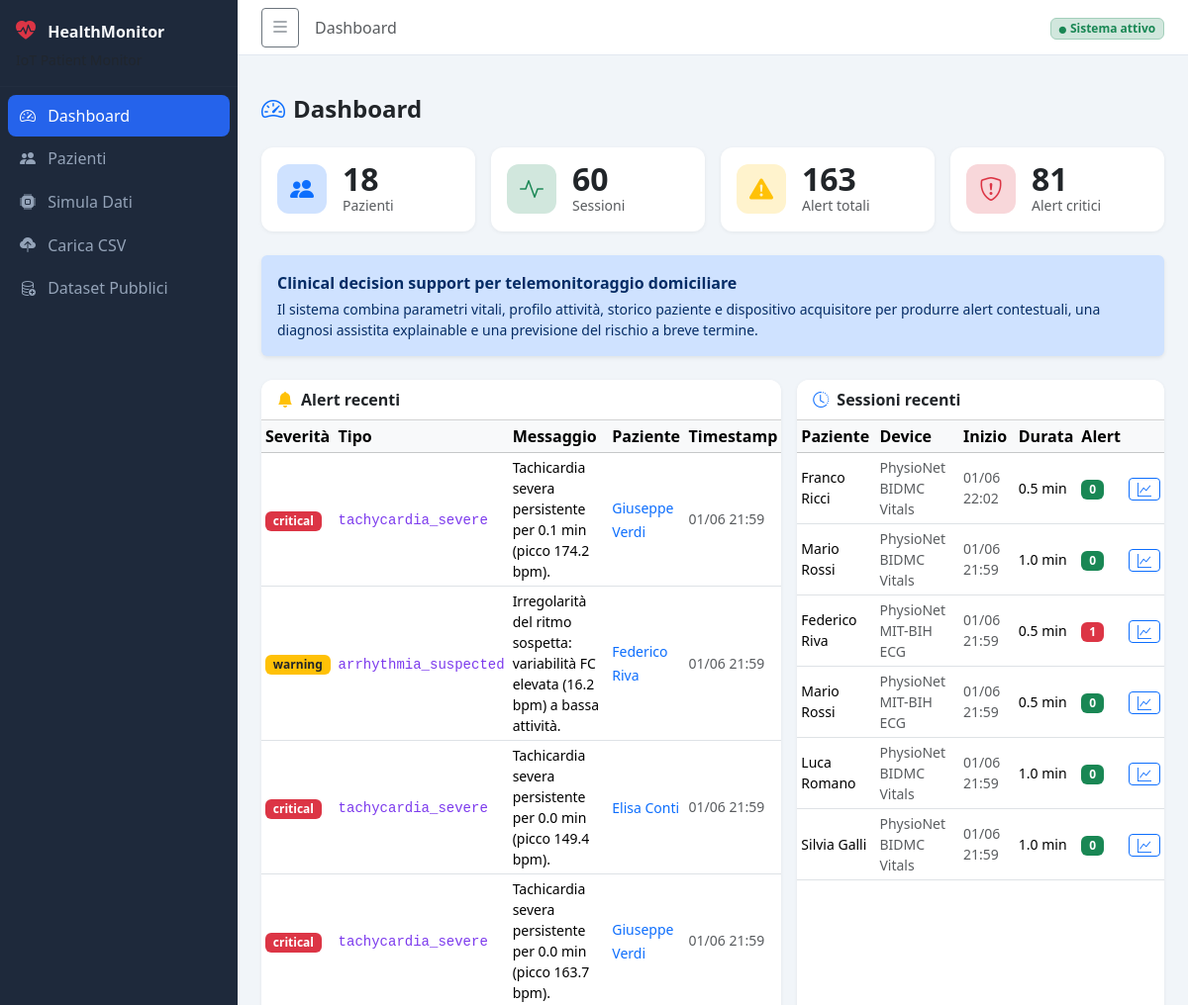
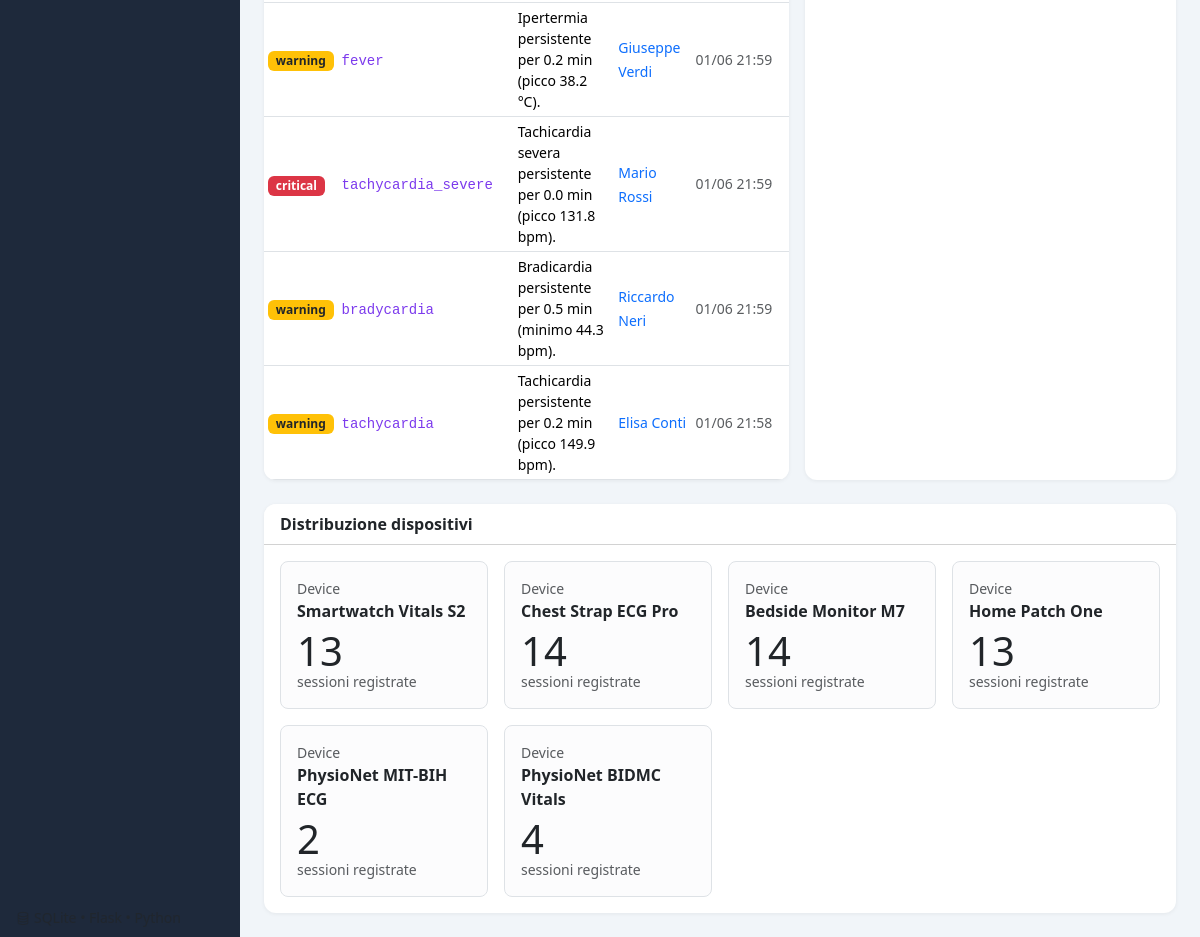
The page / on the database its author committed (2 pictures, top to bottom).
### app/models.py (models this page shows, shortened)
class Alert(db.Model):
    __tablename__ = 'alerts'
    id = db.Column(db.Integer, primary_key=True)
    measurement_id = db.Column(
        db.Integer, db.ForeignKey('measurements.id'), nullable=True
    )
    session_id = db.Column(
        db.Integer, db.ForeignKey('sessions.id'), nullable=False
    )
    timestamp = db.Column(db.DateTime, nullable=False)
    type = db.Column(db.String(50), nullable=False)
    severity = db.Column(db.String(20), nullable=False)  # 'warning' | 'critical'
    message = db.Column(db.Text)

class Patient(db.Model):
    __tablename__ = 'patients'
    id = db.Column(db.Integer, primary_key=True)
    name = db.Column(db.String(100), nullable=False)
    age = db.Column(db.Integer)
    gender = db.Column(db.String(10))
    weight_kg = db.Column(db.Float)
    height_cm = db.Column(db.Float)
    notes = db.Column(db.Text)
    created_at = db.Column(db.DateTime, default=datetime.utcnow)
    sessions = db.relationship(
        'Session', backref='patient', lazy=True, cascade='all, delete-orphan'
    )

class Session(db.Model):
    __tablename__ = 'sessions'
    id = db.Column(db.Integer, primary_key=True)
    patient_id = db.Column(
        db.Integer, db.ForeignKey('patients.id'), nullable=False
    )
    device_id = db.Column(db.String(50), default='WearableSensor-v1')
    source_type = db.Column(db.String(30), default='synthetic')
    source_name = db.Column(db.String(120))
    start_time = db.Column(db.DateTime, nullable=False, default=datetime.utcnow)
    end_time = db.Column(db.DateTime)
    notes = db.Column(db.Text)
    measurements = db.relationship(
        'Measurement', backref='session', lazy=True, cascade='all, delete-orphan'
    )
    alerts = db.relationship(
        'Alert', backref='session', lazy=True, cascade='all, delete-orphan'
    )
    ecg_samples = db.relationship(
        'ECGSample', backref='session', lazy=True, cascade='all, delete-orphan'
    )
    assessment = db.relationship(
        'SessionAssessment', backref='session', uselist=False,
        lazy=True, cascade='all, delete-orphan'
    )
    feature_snapshot = db.relationship(
        'SessionFeatureSnapshot', backref='session', uselist=False,
        lazy=True, cascade='all, delete-orphan'
    )
    forecast_snapshot = db.relationship(
        'SessionForecastSnapshot', backref='session', uselist=False,
        lazy=True, cascade='all, delete-orphan'
    )
    @property
    def duration_minutes(self):
        if self.end_time and self.start_time:
            return round((self.end_time - self.start_time).total_seconds() / 60, 1)
        return None
    @property
    def n_alerts(self):
        return len(self.alerts)

### app/routes.py (the view)
@main.route('/')
def index():
    stats = {
        'n_patients':    Patient.query.count(),
        'n_sessions':    Session.query.count(),
        'n_alerts':      Alert.query.count(),
        'n_critical':    Alert.query.filter_by(severity='critical').count(),
    }
    recent_alerts = (
        Alert.query.order_by(Alert.timestamp.desc()).limit(8).all()
    )
    recent_sessions = (
        Session.query.order_by(Session.start_time.desc()).limit(6).all()
    )
    device_usage = {}
    for session_obj in Session.query.all():
        label = get_device_label(session_obj.device_id)
        device_usage[label] = device_usage.get(label, 0) + 1
    return render_template(
        'index.html',
        **stats,
        recent_alerts=recent_alerts,
        recent_sessions=recent_sessions,
        device_usage=device_usage,
        get_device_label=get_device_label,
    )

### app/devices.py (called while the page is built)
def get_device_profile(device_key):
    return DEVICE_PROFILES.get(device_key, DEVICE_PROFILES[DEFAULT_DEVICE_KEY])

def get_device_label(device_key):
    return get_device_profile(device_key)['label']

### app/templates/index.html (shortened to what this page needs)
{% extends "base.html" %}
{% block content %}
<h4 class="fw-bold mb-4"><i class="bi bi-speedometer2 me-2 text-primary"></i>Dashboard</h4>
<div class="row g-3 mb-4">
  <div class="col-sm-6 col-xl-3">
    <div class="card stat-card h-100">
      <div class="card-body d-flex align-items-center gap-3">
        <div class="stat-icon bg-primary-subtle text-primary">
          <i class="bi bi-people-fill"></i>
        </div>
        <div>
          <div class="fs-2 fw-bold lh-1">{{ n_patients }}</div>
          <div class="small text-muted">Pazienti</div>
        </div>
      </div>
    </div>
  </div>
  <div class="col-sm-6 col-xl-3">
    <div class="card stat-card h-100">
      <div class="card-body d-flex align-items-center gap-3">
        <div class="stat-icon bg-success-subtle text-success">
          <i class="bi bi-activity"></i>
        </div>
        <div>
          <div class="fs-2 fw-bold lh-1">{{ n_sessions }}</div>
          <div class="small text-muted">Sessioni</div>
        </div>
      </div>
    </div>
  </div>
  <div class="col-sm-6 col-xl-3">
    <div class="card stat-card h-100">
      <div class="card-body d-flex align-items-center gap-3">
        <div class="stat-icon bg-warning-subtle text-warning">
          <i class="bi bi-exclamation-triangle-fill"></i>
        </div>
        <div>
          <div class="fs-2 fw-bold lh-1">{{ n_alerts }}</div>
          <div class="small text-muted">Alert totali</div>
        </div>
      </div>
    </div>
  </div>
  <div class="col-sm-6 col-xl-3">
    <div class="card stat-card h-100">
      <div class="card-body d-flex align-items-center gap-3">
        <div class="stat-icon bg-danger-subtle text-danger">
          <i class="bi bi-shield-exclamation"></i>
        </div>
        <div>
          <div class="fs-2 fw-bold lh-1">{{ n_critical }}</div>
          <div class="small text-muted">Alert critici</div>
        </div>
      </div>
    </div>
  </div>
</div>
<div class="alert alert-primary border-0 shadow-sm mb-4">
  <div class="fw-semibold mb-1">Clinical decision support per telemonitoraggio domiciliare</div>
  <div class="small mb-0">
    Il sistema combina parametri vitali, profilo attività, storico paziente e dispositivo acquisitore per produrre
    alert contestuali, una diagnosi assistita explainable e una previsione del rischio a breve termine.
  </div>
</div>
<div class="row g-3">
  <div class="col-lg-7">
    <div class="card table-card h-100">
      <div class="card-header bg-white d-flex align-items-center">
        <i class="bi bi-bell-fill text-warning me-2"></i>
        <span class="fw-semibold">Alert recenti</span>
      </div>
      <div class="table-responsive">
        <table class="table table-hover table-sm align-middle mb-0">
          <thead class="table-light">
            <tr>
              <th>Severità</th>
              <th>Tipo</th>
              <th>Messaggio</th>
              <th>Paziente</th>
              <th>Timestamp</th>
            </tr>
          </thead>
          <tbody>
            {% for alert in recent_alerts %}
            <tr>
              <td>
                <span class="badge {{ 'bg-danger' if alert.severity == 'critical' else 'bg-warning text-dark' }}">
                  {{ alert.severity }}
                </span>
              </td>
              <td><code class="small">{{ alert.type }}</code></td>
              <td class="small">{{ alert.message }}</td>
              <td>
                <a href="{{ url_for('main.patient_detail', patient_id=alert.session.patient_id) }}" class="text-decoration-none small">
                  {{ alert.session.patient.name }}
                </a>
              </td>
              <td class="small text-muted">{{ alert.timestamp.strftime('%d/%m %H:%M') }}</td>
            </tr>
            {% else %}
            <tr><td colspan="5" class="text-center text-muted py-3">Nessun alert</td></tr>
            {% endfor %}
          </tbody>
        </table>
      </div>
    </div>
  </div>
  <div class="col-lg-5">
    <div class="card table-card h-100">
      <div class="card-header bg-white d-flex align-items-center">
        <i class="bi bi-clock-history text-primary me-2"></i>
        <span class="fw-semibold">Sessioni recenti</span>
      </div>
      <div class="table-responsive">
        <table class="table table-hover table-sm align-middle mb-0">
          <thead class="table-light">
            <tr>
              <th>Paziente</th>
              <th>Device</th>
              <th>Inizio</th>
              <th>Durata</th>
              <th>Alert</th>
              <th></th>
            </tr>
          </thead>
          <tbody>
            {% for sess in recent_sessions %}
            <tr>
              <td class="small fw-medium">{{ sess.patient.name }}</td>
              <td class="small text-muted">{{ get_device_label(sess.device_id) }}</td>
              <td class="small text-muted">{{ sess.start_time.strftime('%d/%m %H:%M') }}</td>
              <td class="small">{{ sess.duration_minutes or '—' }} min</td>
              <td>
                <span class="badge {{ 'bg-danger' if sess.n_alerts > 0 else 'bg-success' }}">
                  {{ sess.n_alerts }}
                </span>
              </td>
              <td>
                <a href="{{ url_for('main.session_detail', session_id=sess.id) }}" class="btn btn-sm btn-outline-primary py-0">
                  <i class="bi bi-graph-up"></i>
                </a>
              </td>
            </tr>
            {% else %}
            <tr><td colspan="6" class="text-center text-muted py-3">Nessuna sessione</td></tr>
            {% endfor %}
          </tbody>
        </table>
      </div>
    </div>
  </div>
</div>
{% if device_usage %}
<div class="card table-card mt-4">
  <div class="card-header bg-white fw-semibold">Distribuzione dispositivi</div>
  <div class="card-body">
    <div class="row g-3">
      {% for label, count in device_usage.items() %}
      <div class="col-sm-6 col-lg-3">
        <div class="border rounded-3 p-3 h-100 bg-light-subtle">
          <div class="small text-muted">Device</div>
          <div class="fw-semibold">{{ label }}</div>
          <div class="display-6 lh-1 mt-2">{{ count }}</div>
          <div class="small text-muted">sessioni registrate</div>
        </div>
      </div>
      {% endfor %}
    </div>
  </div>
</div>
{% endif %}
{% endblock %}

### app/templates/base.html (shortened to what this page needs)
<!DOCTYPE html>
<html lang="it">
<head>
  <link rel="stylesheet" href="https://cdn.jsdelivr.net/npm/bootstrap@5.3.3/dist/css/bootstrap.min.css" />
  <link rel="stylesheet" href="https://cdn.jsdelivr.net/npm/bootstrap-icons@1.11.3/font/bootstrap-icons.css" />
  <link rel="stylesheet" href="{{ url_for('static', filename='css/style.css') }}" />
</head>
<body>
<div class="d-flex" id="wrapper">
  <nav id="sidebar" class="sidebar d-flex flex-column flex-shrink-0">
    <div class="sidebar-brand px-3 py-3">
      <i class="bi bi-heart-pulse-fill text-danger me-2 fs-5"></i>
      <span class="sidebar-label fw-bold fs-6">HealthMonitor</span>
      <div class="sidebar-label small text-muted mt-1">IoT Patient Monitor</div>
    </div>
    <hr class="sidebar-divider my-0" />
    <ul class="nav flex-column mt-2 px-2 flex-grow-1">
      <li class="nav-item">
        <a class="nav-link sidebar-link {% if request.endpoint == 'main.index' %}active{% endif %}"
           href="{{ url_for('main.index') }}">
          <i class="bi bi-speedometer2 me-2"></i>
          <span class="sidebar-label">Dashboard</span>
        </a>
      </li>
      <li class="nav-item">
        <a class="nav-link sidebar-link {% if 'patient' in (request.endpoint or '') %}active{% endif %}"
           href="{{ url_for('main.patients') }}">
          <i class="bi bi-people-fill me-2"></i>
          <span class="sidebar-label">Pazienti</span>
        </a>
      </li>
      <li class="nav-item">
        <a class="nav-link sidebar-link {% if request.endpoint == 'main.simulate' %}active{% endif %}"
           href="{{ url_for('main.simulate') }}">
          <i class="bi bi-cpu-fill me-2"></i>
          <span class="sidebar-label">Simula Dati</span>
        </a>
      </li>
      <li class="nav-item">
        <a class="nav-link sidebar-link {% if request.endpoint == 'main.upload' %}active{% endif %}"
           href="{{ url_for('main.upload') }}">
          <i class="bi bi-cloud-upload-fill me-2"></i>
          <span class="sidebar-label">Carica CSV</span>
        </a>
      </li>
      <li class="nav-item">
        <a class="nav-link sidebar-link {% if request.endpoint == 'main.public_datasets' %}active{% endif %}"
           href="{{ url_for('main.public_datasets') }}">
          <i class="bi bi-database-add me-2"></i>
          <span class="sidebar-label">Dataset Pubblici</span>
        </a>
      </li>
    </ul>
    <div class="px-3 py-2 sidebar-label">
      <small class="text-muted">
        <i class="bi bi-database me-1"></i>SQLite &bull; Flask &bull; Python
      </small>
    </div>
  </nav>
  <div id="main-content" class="flex-grow-1 d-flex flex-column">
    <header class="topbar d-flex align-items-center px-4">
      <button class="btn btn-sm btn-outline-secondary me-3" id="sidebarToggle" title="Toggle sidebar">
        <i class="bi bi-list fs-5"></i>
      </button>
      <nav aria-label="breadcrumb">
        <ol class="breadcrumb mb-0 small">
          {% block breadcrumb %}<li class="breadcrumb-item active">Dashboard</li>{% endblock %}
        </ol>
      </nav>
      <div class="ms-auto">
        <span class="badge bg-success-subtle text-success border border-success-subtle">
          <i class="bi bi-circle-fill me-1" style="font-size:.45rem"></i>Sistema attivo
        </span>
      </div>
    </header>
    <div class="px-4 pt-3">
    </div>
    <main class="p-4 flex-grow-1">
      {% block content %}{% endblock %}
    </main>
  </div>
</div>
</body>
</html>

### app/static/css/style.css (style rules this page uses)
:root { --sidebar-width: 240px; --sidebar-collapsed-width: 60px; --sidebar-bg: #1e293b; --sidebar-text: #94a3b8; --sidebar-active-bg: #2563eb; --topbar-height: 56px; --topbar-bg: #ffffff; --topbar-border: #e2e8f0; --page-bg: #f1f5f9; }
body { background: var(--page-bg); font-family: 'Segoe UI', system-ui, -apple-system, sans-serif; }
#wrapper { min-height: 100vh; }
.sidebar { width: var(--sidebar-width); min-height: 100vh; background: var(--sidebar-bg); color: var(--sidebar-text); transition: width 0.22s ease; overflow: hidden; flex-shrink: 0; }
.sidebar-brand { color: #f8fafc; white-space: nowrap; }
.sidebar-divider { border-color: rgba(255, 255, 255, 0.08); }
.sidebar-link { color: var(--sidebar-text); border-radius: 8px; margin-bottom: 2px; padding: 0.55rem 0.75rem; transition: background 0.15s, color 0.15s; white-space: nowrap; }
.sidebar-link.active { background: var(--sidebar-active-bg); color: #fff; }
.topbar { height: var(--topbar-height); background: var(--topbar-bg); border-bottom: 1px solid var(--topbar-border); position: sticky; top: 0; z-index: 100; }
.stat-card { border: none; border-radius: 12px; box-shadow: 0 1px 4px rgba(0, 0, 0, 0.06); transition: transform 0.15s, box-shadow 0.15s; }
.stat-icon { width: 50px; height: 50px; border-radius: 12px; display: flex; align-items: center; justify-content: center; font-size: 1.5rem; flex-shrink: 0; }
.table-card { border: none; border-radius: 12px; box-shadow: 0 1px 4px rgba(0, 0, 0, 0.06); overflow: hidden; }
.table-card .table { margin-bottom: 0; }
code { color: #7c3aed; }

### rows shown on the page
Alert: severity "critical", type "tachycardia_severe", message "Tachicardia severa persistente per 0.1 min (picco 174.2 bpm).", session.patient.name "Giuseppe Verdi", timestamp "01/06 21:59"
Alert: severity "warning", type "arrhythmia_suspected", message "Irregolarità del ritmo sospetta: variabilità FC elevata (16.2 bpm) a bassa attività.", session.patient.name "Federico Riva", timestamp "01/06 21:59"
Alert: severity "critical", type "tachycardia_severe", message "Tachicardia severa persistente per 0.0 min (picco 149.4 bpm).", session.patient.name "Elisa Conti", timestamp "01/06 21:59"
Alert: severity "critical", type "tachycardia_severe", message "Tachicardia severa persistente per 0.0 min (picco 163.7 bpm).", session.patient.name "Giuseppe Verdi", timestamp "01/06 21:59"
Alert: severity "warning", type "fever", message "Ipertermia persistente per 0.2 min (picco 38.2 °C).", session.patient.name "Giuseppe Verdi", timestamp "01/06 21:59"
Alert: severity "critical", type "tachycardia_severe", message "Tachicardia severa persistente per 0.0 min (picco 131.8 bpm).", session.patient.name "Mario Rossi", timestamp "01/06 21:59"
Alert: severity "warning", type "bradycardia", message "Bradicardia persistente per 0.5 min (minimo 44.3 bpm).", session.patient.name "Riccardo Neri", timestamp "01/06 21:59"
Alert: severity "warning", type "tachycardia", message "Tachicardia persistente per 0.2 min (picco 149.9 bpm).", session.patient.name "Elisa Conti", timestamp "01/06 21:58"

### other values the page prints
{{ n_patients }} "18"
{{ n_sessions }} "60"
{{ n_alerts }} "163"
{{ n_critical }} "81"
{{ sess.patient.name }} "Franco Ricci"
{{ get_device_label(sess.device_id) }} "PhysioNet BIDMC Vitals"
{{ sess.start_time.strftime('%d/%m %H:%M') }} "01/06 22:02"
{{ sess.duration_minutes or '—' }} "0.5"
{{ sess.n_alerts }} "0"
{{ sess.patient.name }} "Mario Rossi"
{{ sess.start_time.strftime('%d/%m %H:%M') }} "01/06 21:59"
{{ sess.duration_minutes or '—' }} "1.0"
{{ sess.patient.name }} "Federico Riva"
{{ get_device_label(sess.device_id) }} "PhysioNet MIT-BIH ECG"
{{ sess.n_alerts }} "1"
